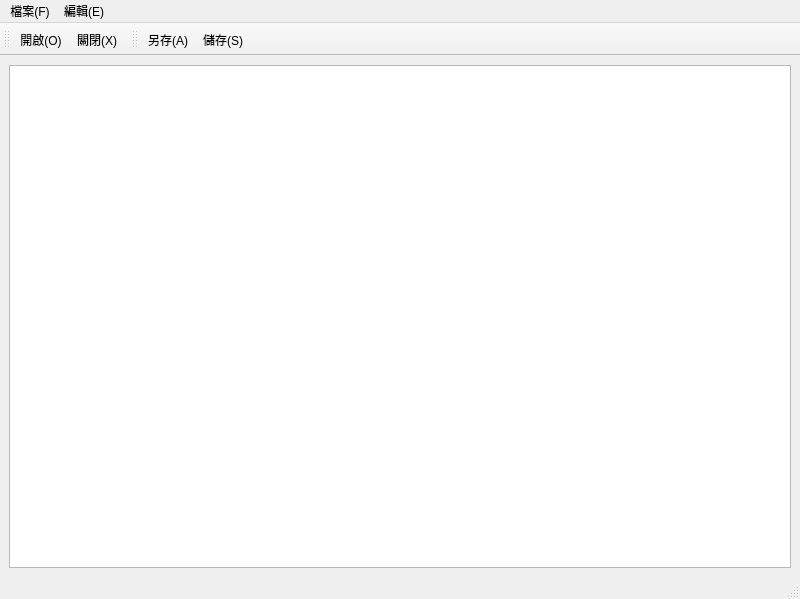
<?xml version="1.0" encoding="UTF-8"?>
<ui version="4.0">
 <class>MainWindow</class>
 <widget class="QMainWindow" name="MainWindow">
  <property name="geometry">
   <rect>
    <x>0</x>
    <y>0</y>
    <width>800</width>
    <height>599</height>
   </rect>
  </property>
  <property name="windowTitle">
   <string>MainWindow</string>
  </property>
  <widget class="QWidget" name="centralwidget">
   <layout class="QHBoxLayout" name="horizontalLayout">
    <item>
     <widget class="QTextEdit" name="textEdit"/>
    </item>
   </layout>
  </widget>
  <widget class="QMenuBar" name="menubar">
   <property name="geometry">
    <rect>
     <x>0</x>
     <y>0</y>
     <width>800</width>
     <height>24</height>
    </rect>
   </property>
   <widget class="QMenu" name="menu_F">
    <property name="title">
     <string>檔案(F)</string>
    </property>
    <addaction name="action_N"/>
    <addaction name="action_O"/>
    <addaction name="action_X"/>
    <addaction name="separator"/>
    <addaction name="action_A"/>
    <addaction name="action_S"/>
    <addaction name="separator"/>
    <addaction name="action_X_2"/>
   </widget>
   <widget class="QMenu" name="menu_E">
    <property name="title">
     <string>編輯(E)</string>
    </property>
    <addaction name="action_U"/>
    <addaction name="action_T"/>
    <addaction name="action_C"/>
    <addaction name="action_A_2"/>
   </widget>
   <addaction name="menu_F"/>
   <addaction name="menu_E"/>
  </widget>
  <widget class="QStatusBar" name="statusbar"/>
  <widget class="QToolBar" name="toolBar">
   <property name="windowTitle">
    <string>toolBar</string>
   </property>
   <attribute name="toolBarArea">
    <enum>TopToolBarArea</enum>
   </attribute>
   <attribute name="toolBarBreak">
    <bool>false</bool>
   </attribute>
   <addaction name="action_O"/>
   <addaction name="action_X"/>
  </widget>
  <widget class="QToolBar" name="toolBar_2">
   <property name="windowTitle">
    <string>toolBar_2</string>
   </property>
   <attribute name="toolBarArea">
    <enum>TopToolBarArea</enum>
   </attribute>
   <attribute name="toolBarBreak">
    <bool>false</bool>
   </attribute>
   <addaction name="action_A"/>
   <addaction name="action_S"/>
  </widget>
  <action name="action_N">
   <property name="icon">
    <iconset resource="images/icons.qrc">
     <normaloff>:/new/prefix1/new.png</normaloff>:/new/prefix1/new.png</iconset>
   </property>
   <property name="text">
    <string>新增(N)</string>
   </property>
  </action>
  <action name="action_O">
   <property name="text">
    <string>開啟(O)</string>
   </property>
  </action>
  <action name="action_X">
   <property name="text">
    <string>關閉(X)</string>
   </property>
  </action>
  <action name="action_A">
   <property name="icon">
    <iconset resource="images/icons.qrc">
     <normaloff>:/new/prefix1/asave.png</normaloff>:/new/prefix1/asave.png</iconset>
   </property>
   <property name="text">
    <string>另存(A)</string>
   </property>
  </action>
  <action name="action_S">
   <property name="icon">
    <iconset resource="images/icons.qrc">
     <normaloff>:/new/prefix1/save.png</normaloff>:/new/prefix1/save.png</iconset>
   </property>
   <property name="text">
    <string>儲存(S)</string>
   </property>
  </action>
  <action name="action_X_2">
   <property name="text">
    <string>退出(X)</string>
   </property>
  </action>
  <action name="action_U">
   <property name="icon">
    <iconset resource="images/icons.qrc">
     <normaloff>:/new/prefix1/undo.png</normaloff>:/new/prefix1/undo.png</iconset>
   </property>
   <property name="text">
    <string>還原(U)</string>
   </property>
  </action>
  <action name="action_T">
   <property name="icon">
    <iconset resource="images/icons.qrc">
     <normaloff>:/new/prefix1/cut.png</normaloff>:/new/prefix1/cut.png</iconset>
   </property>
   <property name="text">
    <string>剪下(T)</string>
   </property>
  </action>
  <action name="action_C">
   <property name="icon">
    <iconset resource="images/icons.qrc">
     <normaloff>:/new/prefix1/copy.png</normaloff>:/new/prefix1/copy.png</iconset>
   </property>
   <property name="text">
    <string>複製(C)</string>
   </property>
  </action>
  <action name="action_A_2">
   <property name="text">
    <string>全選(A)</string>
   </property>
  </action>
 </widget>
 <resources>
  <include location="images/icons.qrc"/>
 </resources>
 <connections/>
</ui>
